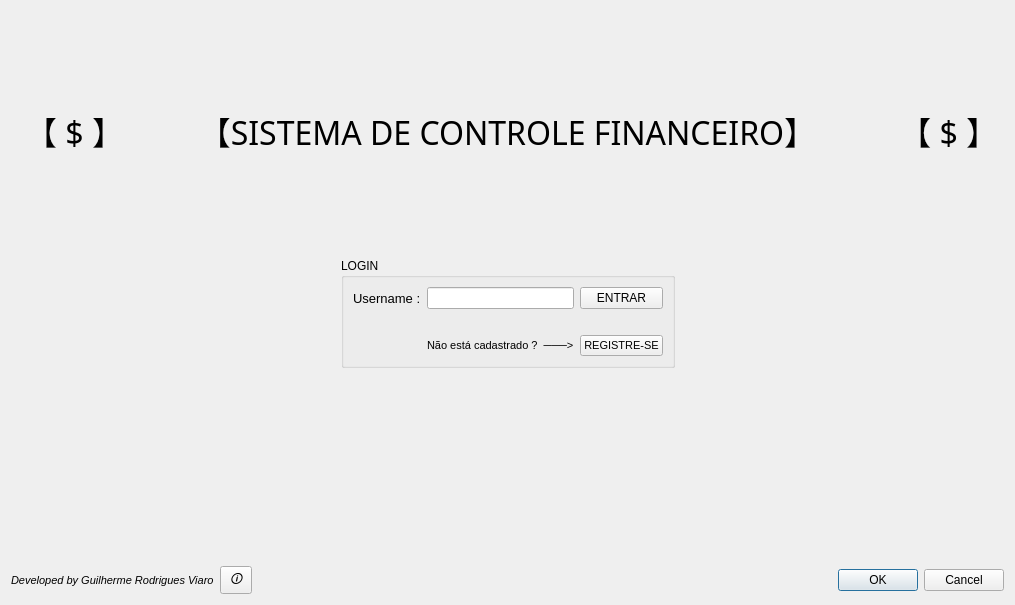
<?xml version="1.0" encoding="UTF-8"?>
<ui version="4.0">
 <class>JanelaLogin</class>
 <widget class="QDialog" name="JanelaLogin">
  <property name="geometry">
   <rect>
    <x>0</x>
    <y>0</y>
    <width>1015</width>
    <height>605</height>
   </rect>
  </property>
  <property name="windowTitle">
   <string>Sistema de Controle Financeiro</string>
  </property>
  <layout class="QVBoxLayout" name="verticalLayout">
   <item>
    <spacer name="verticalSpacer_3">
     <property name="orientation">
      <enum>Qt::Vertical</enum>
     </property>
     <property name="sizeHint" stdset="0">
      <size>
       <width>20</width>
       <height>40</height>
      </size>
     </property>
    </spacer>
   </item>
   <item>
    <widget class="QLabel" name="label_2">
     <property name="font">
      <font>
       <family>Bodoni MT</family>
       <pointsize>24</pointsize>
       <italic>false</italic>
       <bold>false</bold>
       <underline>false</underline>
      </font>
     </property>
     <property name="text">
      <string> 【 $ 】         【SISTEMA DE CONTROLE FINANCEIRO】          【 $ 】</string>
     </property>
     <property name="alignment">
      <set>Qt::AlignCenter</set>
     </property>
    </widget>
   </item>
   <item>
    <spacer name="verticalSpacer">
     <property name="orientation">
      <enum>Qt::Vertical</enum>
     </property>
     <property name="sizeHint" stdset="0">
      <size>
       <width>20</width>
       <height>40</height>
      </size>
     </property>
    </spacer>
   </item>
   <item>
    <layout class="QHBoxLayout" name="horizontalLayout">
     <item>
      <spacer name="horizontalSpacer">
       <property name="orientation">
        <enum>Qt::Horizontal</enum>
       </property>
       <property name="sizeHint" stdset="0">
        <size>
         <width>40</width>
         <height>20</height>
        </size>
       </property>
      </spacer>
     </item>
     <item>
      <widget class="QGroupBox" name="grupo">
       <property name="title">
        <string>LOGIN</string>
       </property>
       <layout class="QGridLayout" name="gridLayout">
        <item row="0" column="1">
         <widget class="QLineEdit" name="input_username"/>
        </item>
        <item row="4" column="3">
         <widget class="QPushButton" name="btn_registrarse">
          <property name="font">
           <font>
            <pointsize>8</pointsize>
           </font>
          </property>
          <property name="text">
           <string>REGISTRE-SE</string>
          </property>
         </widget>
        </item>
        <item row="3" column="1">
         <widget class="QLabel" name="label_4">
          <property name="text">
           <string/>
          </property>
         </widget>
        </item>
        <item row="0" column="0">
         <widget class="QLabel" name="label">
          <property name="font">
           <font>
            <family>Segoe UI</family>
            <pointsize>10</pointsize>
           </font>
          </property>
          <property name="text">
           <string>Username :</string>
          </property>
         </widget>
        </item>
        <item row="0" column="3">
         <widget class="QPushButton" name="btn_login">
          <property name="text">
           <string>ENTRAR</string>
          </property>
         </widget>
        </item>
        <item row="4" column="1">
         <widget class="QLabel" name="label_5">
          <property name="font">
           <font>
            <pointsize>8</pointsize>
           </font>
          </property>
          <property name="text">
           <string>Não está cadastrado ?  ───&gt;</string>
          </property>
         </widget>
        </item>
       </layout>
      </widget>
     </item>
     <item>
      <spacer name="horizontalSpacer_3">
       <property name="orientation">
        <enum>Qt::Horizontal</enum>
       </property>
       <property name="sizeHint" stdset="0">
        <size>
         <width>40</width>
         <height>20</height>
        </size>
       </property>
      </spacer>
     </item>
    </layout>
   </item>
   <item>
    <spacer name="verticalSpacer_2">
     <property name="orientation">
      <enum>Qt::Vertical</enum>
     </property>
     <property name="sizeHint" stdset="0">
      <size>
       <width>20</width>
       <height>40</height>
      </size>
     </property>
    </spacer>
   </item>
   <item>
    <spacer name="verticalSpacer_4">
     <property name="orientation">
      <enum>Qt::Vertical</enum>
     </property>
     <property name="sizeHint" stdset="0">
      <size>
       <width>20</width>
       <height>40</height>
      </size>
     </property>
    </spacer>
   </item>
   <item>
    <layout class="QHBoxLayout" name="horizontalLayout_2">
     <item>
      <widget class="QLabel" name="label_3">
       <property name="font">
        <font>
         <family>Segoe UI</family>
         <pointsize>8</pointsize>
         <italic>true</italic>
        </font>
       </property>
       <property name="text">
        <string>Developed by Guilherme Rodrigues Viaro</string>
       </property>
      </widget>
     </item>
     <item>
      <widget class="QToolButton" name="btn_sobremim">
       <property name="font">
        <font>
         <pointsize>9</pointsize>
         <italic>true</italic>
         <bold>false</bold>
        </font>
       </property>
       <property name="toolTip">
        <string>Sobre Mim</string>
       </property>
       <property name="text">
        <string>🛈</string>
       </property>
      </widget>
     </item>
     <item>
      <spacer name="horizontalSpacer_2">
       <property name="orientation">
        <enum>Qt::Horizontal</enum>
       </property>
       <property name="sizeHint" stdset="0">
        <size>
         <width>40</width>
         <height>20</height>
        </size>
       </property>
      </spacer>
     </item>
     <item>
      <widget class="QDialogButtonBox" name="buttonBox">
       <property name="font">
        <font>
         <family>Segoe UI</family>
         <pointsize>9</pointsize>
        </font>
       </property>
       <property name="orientation">
        <enum>Qt::Horizontal</enum>
       </property>
       <property name="standardButtons">
        <set>QDialogButtonBox::Cancel|QDialogButtonBox::Ok</set>
       </property>
      </widget>
     </item>
    </layout>
   </item>
  </layout>
 </widget>
 <resources/>
 <connections>
  <connection>
   <sender>buttonBox</sender>
   <signal>accepted()</signal>
   <receiver>JanelaLogin</receiver>
   <slot>accept()</slot>
   <hints>
    <hint type="sourcelabel">
     <x>858</x>
     <y>694</y>
    </hint>
    <hint type="destinationlabel">
     <x>860</x>
     <y>570</y>
    </hint>
   </hints>
  </connection>
  <connection>
   <sender>buttonBox</sender>
   <signal>rejected()</signal>
   <receiver>JanelaLogin</receiver>
   <slot>reject()</slot>
   <hints>
    <hint type="sourcelabel">
     <x>926</x>
     <y>694</y>
    </hint>
    <hint type="destinationlabel">
     <x>946</x>
     <y>566</y>
    </hint>
   </hints>
  </connection>
  <connection>
   <sender>btn_login</sender>
   <signal>clicked()</signal>
   <receiver>JanelaLogin</receiver>
   <slot>accept()</slot>
   <hints>
    <hint type="sourcelabel">
     <x>608</x>
     <y>470</y>
    </hint>
    <hint type="destinationlabel">
     <x>1103</x>
     <y>199</y>
    </hint>
   </hints>
  </connection>
 </connections>
</ui>
